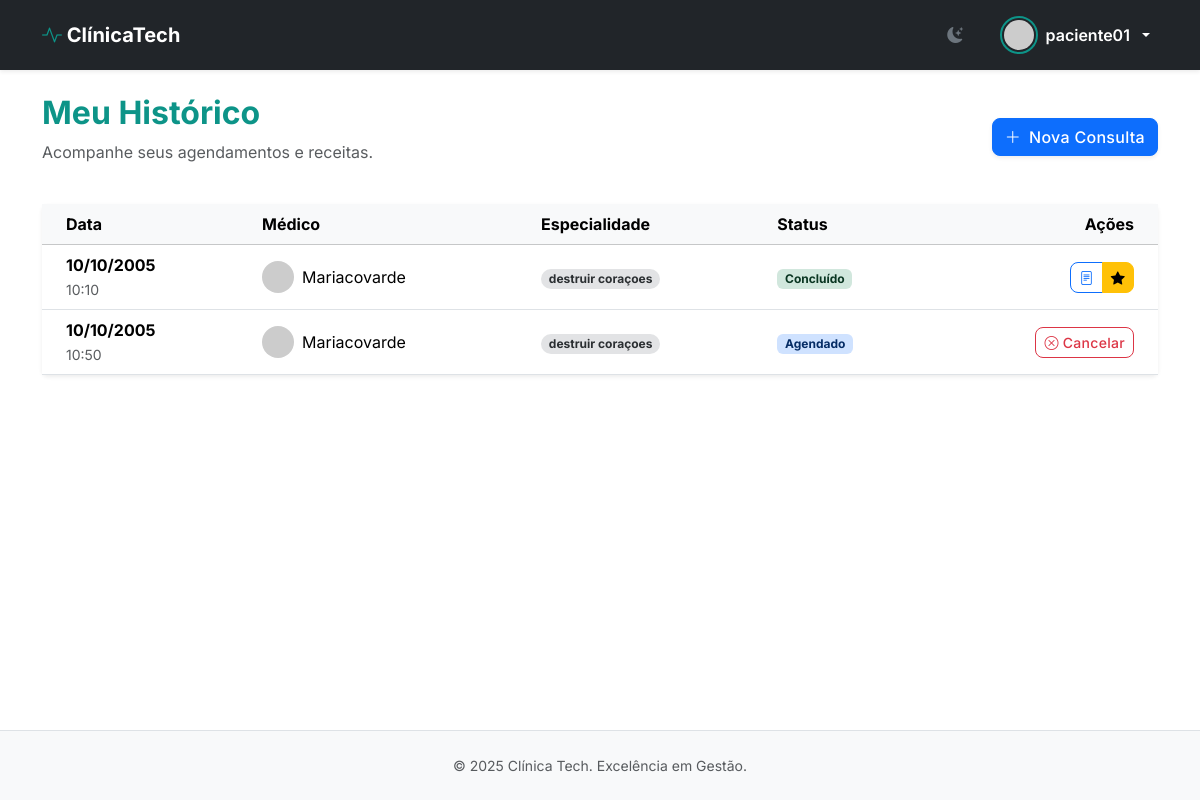
Page /meus-agendamentos/ (signed in) on the earlier database version.
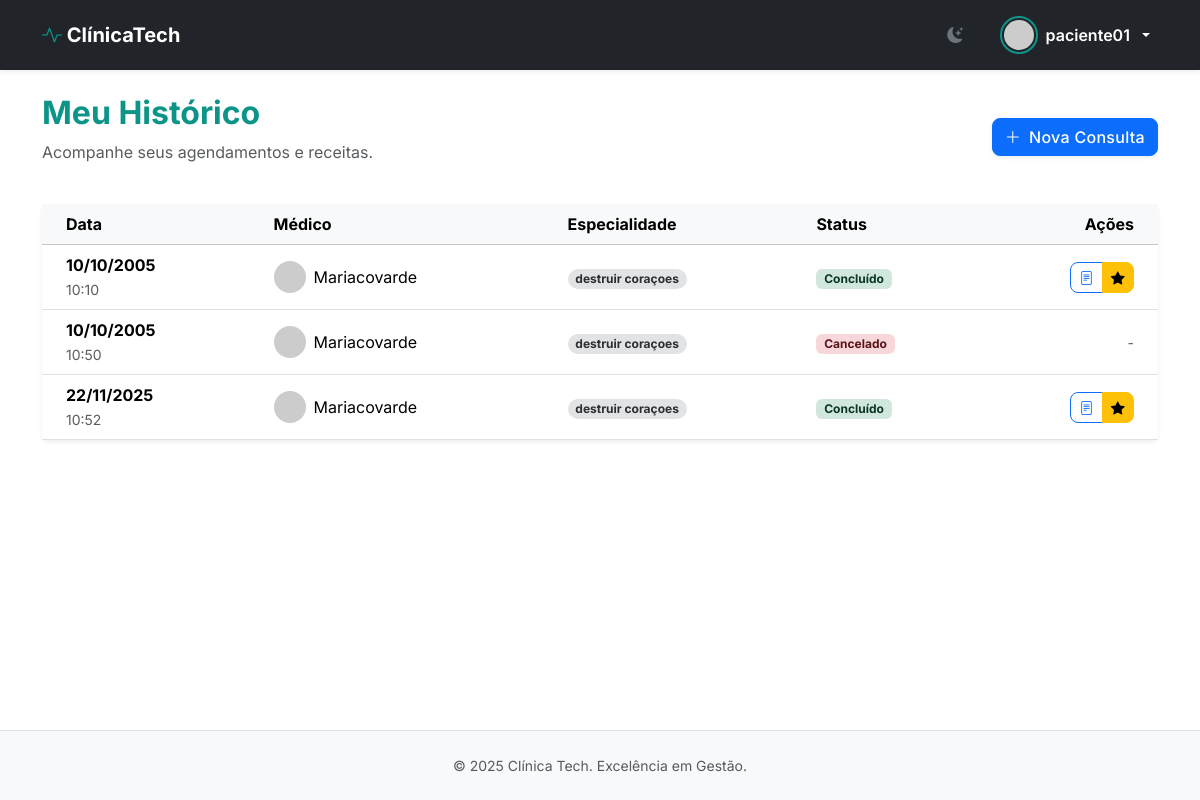
Same page on the later database version.
### core/models.py (models this page shows, shortened)
class Usuario(AbstractUser):
    TIPO_CHOICES = (
        ('MEDICO', 'Médico'),
        ('PACIENTE', 'Paciente'),
        ('RECEPCAO', 'Recepção'),
    )
    tipo = models.CharField(
        'Tipo de Usuário',
        max_length=10,
        choices=TIPO_CHOICES,
        default='PACIENTE'
    )
    tipo = models.CharField('Tipo de Usuário', max_length=10, choices=TIPO_CHOICES, default='PACIENTE')
    foto = models.ImageField('Foto de Perfil', upload_to='perfis/', blank=True, null=True)

class Agendamento(models.Model):
    STATUS_CHOICES = (
        ('AGENDADO', 'Agendado'),
        ('AGUARDANDO', 'Na Sala de Espera'),
        ('CANCELADO', 'Cancelado'),
        ('REALIZADO', 'Realizado'),
    )
    medico = models.ForeignKey(Medico, on_delete=models.CASCADE, related_name='agenda')
    paciente = models.ForeignKey(Paciente, on_delete=models.CASCADE, related_name='consultas')
    data_horario = models.DateTimeField('Data e Hora')
    status = models.CharField(max_length=10, choices=STATUS_CHOICES, default='AGENDADO')
    valor = models.DecimalField('Valor da Consulta', max_digits=10, decimal_places=2, default=200.00)
    pago = models.BooleanField('Está Pago?', default=False)
    observacoes = models.TextField('Observações', blank=True, null=True)
    avaliacao = models.IntegerField('Avaliação (1-5)', blank=True, null=True)
    comentario_paciente = models.TextField('Comentário', blank=True, null=True)
    criado_em = models.DateTimeField(auto_now_add=True)
    atualizado_em = models.DateTimeField(auto_now=True)
    class Meta:
        ordering = ['data_horario']
        verbose_name = 'Agendamento'
        verbose_name_plural = 'Agendamentos'

class Medico(models.Model):
    usuario = models.OneToOneField(Usuario, on_delete=models.CASCADE, related_name='medico')
    crm = models.CharField('CRM', max_length=20, unique=True)
    especialidade = models.CharField('Especialidade', max_length=100)

### core/views.py (the view)
# urls.py: path('meus-agendamentos/', views.listar_agendamentos, name='listar_agendamentos'),
@login_required
def listar_agendamentos(request):
    if request.user.tipo != 'PACIENTE':
        return redirect('home')
    agendamentos = Agendamento.objects.filter(paciente=request.user.paciente).order_by('data_horario')
    return render(request, 'minhas_consultas.html', {'agendamentos': agendamentos})

### core/templates/minhas_consultas.html (shortened to what this page needs)
{% extends 'base.html' %}
{% block content %}
    <div class="d-flex justify-content-between align-items-center mb-4">
        <div>
            <h2 class="fw-bold text-primary">Meu Histórico</h2>
            <p class="text-muted">Acompanhe seus agendamentos e receitas.</p>
        </div>
        <a href="{% url 'agendar_consulta' %}" class="btn btn-primary shadow-sm">
            <i class="bi bi-plus-lg me-2"></i>Nova Consulta
        </a>
    </div>
    <div class="card shadow-sm border-0">
        <div class="card-body p-0">
            {% if agendamentos %}
            <div class="table-responsive">
                <table class="table table-hover align-middle mb-0">
                    <thead class="table-light">
                        <tr>
                            <th class="ps-4">Data</th>
                            <th>Médico</th>
                            <th>Especialidade</th>
                            <th>Status</th>
                            <th class="text-end pe-4">Ações</th>
                        </tr>
                    </thead>
                    <tbody>
                        {% for agenda in agendamentos %}
                        <tr>
                            <td class="ps-4">
                                <div class="fw-bold">{{ agenda.data_horario|date:"d/m/Y" }}</div>
                                <small class="text-muted">{{ agenda.data_horario|date:"H:i" }}</small>
                            </td>
                            <td>
                                <div class="d-flex align-items-center">
                                    {% if agenda.medico.usuario.foto %}
                                        <img src="{{ agenda.medico.usuario.foto.url }}" class="rounded-circle me-2" width="32" height="32">
                                    {% else %}
                                        <img src="https://ui-avatars.com/api/?name={{ agenda.medico.usuario.username }}" class="rounded-circle me-2" width="32">
                                    {% endif %}
                                    {{ agenda.medico.usuario.get_full_name|default:agenda.medico.usuario.username }}
                                </div>
                            </td>
                            <td><span class="badge bg-secondary-subtle text-secondary-emphasis rounded-pill">{{ agenda.medico.especialidade }}</span></td>
                            <td>
                                {% if agenda.status == 'AGENDADO' %}
                                    <span class="badge bg-primary-subtle text-primary-emphasis">Agendado</span>
                                {% elif agenda.status == 'AGUARDANDO' %}
                                    <span class="badge bg-info-subtle text-info-emphasis">Na Recepção</span>
                                {% elif agenda.status == 'REALIZADO' %}
                                    <span class="badge bg-success-subtle text-success-emphasis">Concluído</span>
                                {% else %}
                                    <span class="badge bg-danger-subtle text-danger-emphasis">Cancelado</span>
                                {% endif %}
                            </td>
                            <td class="text-end pe-4">
                                {% if agenda.status == 'AGENDADO' %}
                                    <a href="{% url 'cancelar_agendamento' agenda.id %}"
                                       class="btn btn-sm btn-outline-danger"
                                       onclick="return confirm('Tem certeza?')">
                                        <i class="bi bi-x-circle"></i> Cancelar
                                    </a>
                                {% elif agenda.status == 'REALIZADO' %}
                                    <div class="btn-group">
                                        <a href="{% url 'visualizar_prontuario' agenda.id %}" class="btn btn-sm btn-outline-primary" title="Ver Receita">
                                            <i class="bi bi-file-text"></i>
                                        </a>
                                        {% if not agenda.avaliacao %}
                                            <a href="{% url 'avaliar_consulta' agenda.id %}" class="btn btn-sm btn-warning" title="Avaliar">
                                                <i class="bi bi-star-fill"></i>
                                            </a>
                                        {% else %}
                                            <span class="btn btn-sm btn-warning disabled" title="Nota: {{ agenda.avaliacao }}">
                                                {{ agenda.avaliacao }} <i class="bi bi-star-fill"></i>
                                            </span>
                                        {% endif %}
                                    </div>
                                {% else %}
                                    <span class="text-muted small">-</span>
                                {% endif %}
                            </td>
                        </tr>
                        {% endfor %}
                    </tbody>
                </table>
            </div>
            {% else %}
                <div class="text-center py-5">
                    <i class="bi bi-journal-x display-4 text-muted opacity-50"></i>
                    <p class="mt-3 text-muted">Você ainda não possui histórico.</p>
                </div>
            {% endif %}
        </div>
    </div>
{% endblock %}

### core/templates/base.html (shortened to what this page needs)
<!DOCTYPE html>
{% load static %}
<html lang="pt-br" data-bs-theme="light">
<head>
    <link href="https://cdn.jsdelivr.net/npm/bootstrap@5.3.2/dist/css/bootstrap.min.css" rel="stylesheet">
    <link rel="stylesheet" href="https://cdn.jsdelivr.net/npm/bootstrap-icons@1.11.1/font/bootstrap-icons.css">
    <link href="https://unpkg.com/aos@2.3.1/dist/aos.css" rel="stylesheet">
</head>
<body class="d-flex flex-column min-vh-100">
    <nav class="navbar navbar-expand-lg navbar-dark bg-dark sticky-top shadow-sm">
        <div class="container">
            <a class="navbar-brand fw-bold" href="/">
                <i class="bi bi-activity text-primary"></i> Clínica<span class="text-white">Tech</span>
            </a>
            <div class="collapse navbar-collapse" id="navbarContent">
                <ul class="navbar-nav ms-auto align-items-center gap-3">
                    <li class="nav-item">
                        <button class="btn btn-outline-secondary border-0 rounded-circle" id="theme-toggle">
                            <i class="bi bi-moon-stars-fill" id="theme-icon"></i>
                        </button>
                    </li>
                    {% if user.is_authenticated %}
                        <li class="nav-item dropdown">
                            <a class="nav-link dropdown-toggle d-flex align-items-center gap-2 text-white" href="#" role="button" data-bs-toggle="dropdown">
                                {% if user.foto %}
                                    <img src="{{ user.foto.url }}" class="foto-nav">
                                {% else %}
                                    <img src="https://ui-avatars.com/api/?name={{ user.username }}&background=random" class="foto-nav">
                                {% endif %}
                                <span class="fw-semibold">{{ user.first_name|default:user.username }}</span>
                            </a>
                        </li>
                    {% else %}
                        <li class="nav-item"><a href="/login/" class="btn btn-outline-light btn-sm px-3">Entrar</a></li>
                        <li class="nav-item"><a href="/cadastro/" class="btn btn-primary btn-sm px-3">Criar Conta</a></li>
                    {% endif %}
                </ul>
            </div>
        </div>
    </nav>
    <div class="toast-container position-fixed top-0 end-0 p-3">
    </div>
    <main class="flex-grow-1 py-4">
        <div class="container" data-aos="fade-up" data-aos-duration="800">
            {% block content %}{% endblock %}
        </div>
    </main>
    <footer class="bg-body-tertiary py-4 mt-auto border-top">
        <div class="container text-center text-muted small">
            <p class="mb-0">&copy; 2025 Clínica Tech. Excelência em Gestão.</p>
        </div>
    </footer>
</body>
</html>

### core/templates/base.html (style rules this page uses)
:root { --bs-font-sans-serif: 'Inter', sans-serif; --bs-primary: #0d9488; --bs-primary-rgb: 13, 148, 136; }
.card { transition: transform 0.2s, box-shadow 0.2s; }
.btn { border-radius: 8px; font-weight: 500; letter-spacing: 0.3px; transition: all 0.2s; }
.foto-nav { width: 38px; height: 38px; border-radius: 50%; object-fit: cover; border: 2px solid var(--bs-primary); padding: 2px; }
.toast-container { z-index: 1055; }

Differences in the rows shown:
changed Agendamento (number 2 of 3 on the later page): status "Agendado Cancelar" → "Cancelado -"
added Agendamento: data_horario "22/11/2025", data_horario "10:52", medico.usuario.get_full_name "Mariacovarde", medico.especialidade "destruir coraçoes", status "Concluído"
